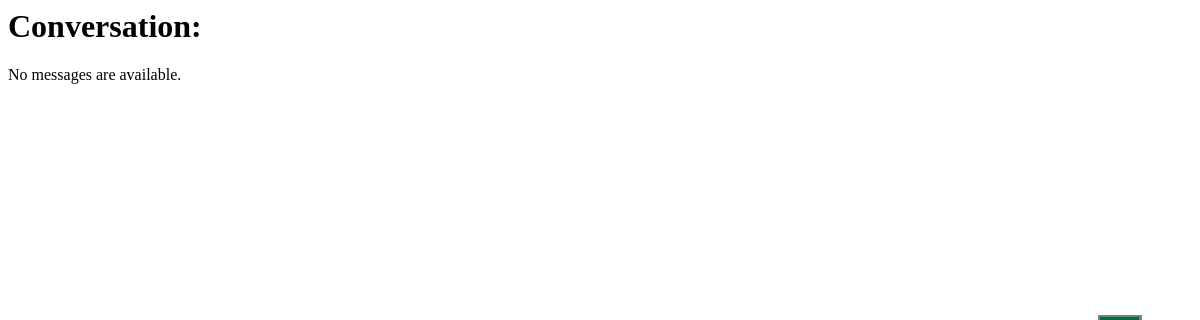
/chat/1/, run on an earlier commit of the app's database.
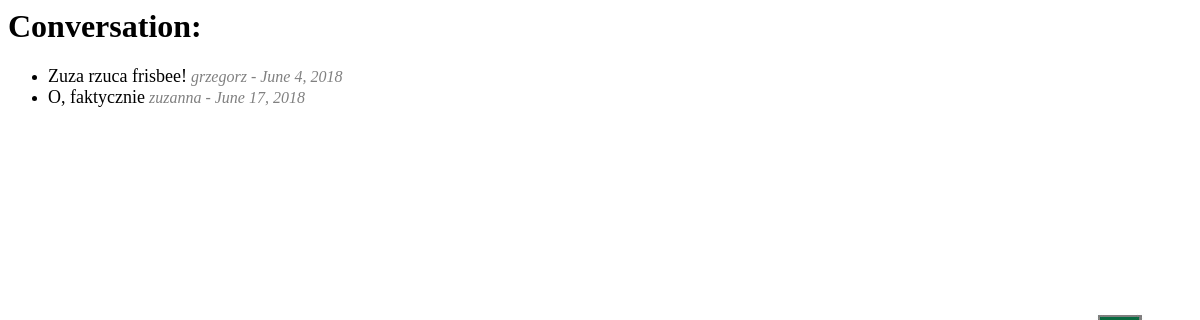
And on a later commit of the database.
### chat/models.py (models this page shows)
class Message(models.Model):
    conversation_id = models.ForeignKey(Conversation, on_delete=models.CASCADE)
    text = models.CharField(max_length=500)
    user = models.ForeignKey(UserDef, on_delete=models.CASCADE)
    pub_date = models.DateField()

### chat/views.py (the view)
# urls.py: path('<int:pk>/', views.ConversationView.as_view(), name='conversation'),
class ConversationView(generic.ListView):
    template_name = 'chat/conv.html'
    context_object_name = 'messages_list'
    def get_queryset(self):
        return Message.objects.order_by('pub_date')

### chat/templates/chat/conv.html
{% load static %}
<link rel="stylesheet" type="text/css" href="{% static 'chat/style.css' %}" />
<h1>Conversation:</h1>
{% if messages_list %}
    <ul>
    {% for message in messages_list %}
        <li>
            <font size="4">{{ message.text }}</font>
            <font color="gray"><i>{{ message.user }} - {{ message.pub_date }} </i></font>
        </li>
    {% endfor %}
    </ul>
{% else %}
    <p>No messages are available.</p>
{% endif %}

What changed in the data, as far as the page shows it:
added Message: text "Zuza rzuca frisbee!", user "grzegorz", pub_date "June 4, 2018"
added Message: text "O, faktycznie", user "zuzanna", pub_date "June 17, 2018"
Also different on the page:
text no longer shown: "No messages are available."
